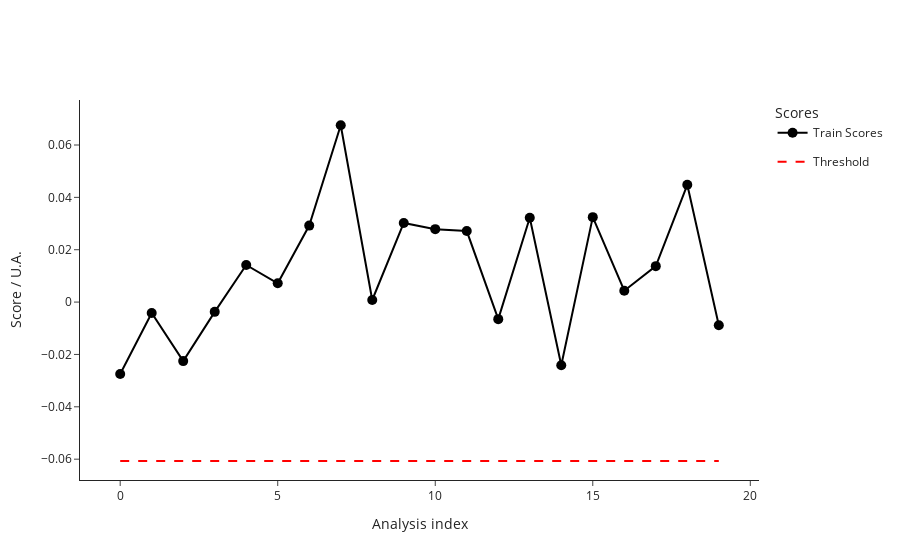

Source (notebook cell):
### Code cell
from src.StreamPort.machine_learning.methods import MachineLearningMethodIsolationForestSklearn

iforest = MachineLearningMethodIsolationForestSklearn()
iforest_parameters = iforest.parameters
print("Isolation Forest parameters: ", iforest_parameters)
parameters.update(iforest_parameters)

ml_ana = iforest.run(ml_ana)
ml_ana.train()
fig_train_scores = ml_ana.plot_scores()
fig_train_scores.show()

### Figure 1 — Plotly figure (JSON) as saved in the notebook; plotly's stock layout.template omitted (floating-point values rounded to 4 significant figures)
{"data": [{"hovertemplate": ["<b>index: </b>18<br><b>name: </b>210812_Pac--005<br><b>path: </b>C:/Users/Sandeep/Desktop/ExtractedSignals\\210812_Pac 2021-08-12 10-30-07\\210812_Pac--005.D<br><b>batch: </b>210812_Pac 2021-08-12 10-30-07<br><b>batch_position: </b>5<br><b>idle_time: </b>39.0<br><b>sample: </b>NaCl 0,9%<br><b>method: </b>SAA_411_Pac.M<br><b>timestamp: </b>2021-08-12 10:50:23<br><b>detector: </b>G1315C<br><b>pump: </b>G7110B<br><b>start_time: </b>2021-08-12 10:50:57<br><b>end_time: </b>2021-08-12 10:54:57<br><b>runtime: </b>239.7000000000036", "<b>index: </b>19<br><b>name: </b>210812_Pac--006<br><b>path: </b>C:/Users/Sandeep/Desktop/ExtractedSignals\\210812_Pac 2021-08-12 10-30-07\\210812_Pac--006.D<br><b>batch: </b>210812_Pac 2021-08-12 10-30-07<br><b>batch_position: </b>6<br><b>idle_time: </b>39.0<br><b>sample: </b>Blank<br><b>method: </b>SAA_411_Pac.M<br><b>timestamp: </b>2021-08-12 10:55:02<br><b>detector: </b>G1315C<br><b>pump: </b>G7110B<br><b>start_time: </b>2021-08-12 10:55:36<br><b>end_time: </b>2021-08-12 10:59:36<br><b>runtime: </b>239.7000000000036", "<b>index: </b>20<br><b>name: </b>210812_Pac--007<br><b>path: </b>C:/Users/Sandeep/Desktop/ExtractedSignals\\210812_Pac 2021-08-12 10-30-07\\210812_Pac--007.D<br><b>batch: </b>210812_Pac 2021-08-12 10-30-07<br><b>batch_position: </b>7<br><b>idle_time: </b>39.0<br><b>sample: </b>0.025 mg/ml<br><b>method: </b>SAA_411_Pac.M<br><b>timestamp: </b>2021-08-12 10:59:41<br><b>detector: </b>G1315C<br><b>pump: </b>G7110B<br><b>start_time: </b>2021-08-12 11:00:15<br><b>end_time: </b>2021-08-12 11:04:15<br><b>runtime: </b>239.7000000000036", "<b>index: </b>21<br><b>name: </b>210812_Pac--008<br><b>path: </b>C:/Users/Sandeep/Desktop/ExtractedSignals\\210812_Pac 2021-08-12 10-30-07\\210812_Pac--008.D<br><b>batch: </b>210812_Pac 2021-08-12 10-30-07<br><b>batch_position: </b>8<br><b>idle_time: </b>39.0<br><b>sample: </b>Blank<br><b>method: </b>SAA_411_Pac.M<br><b>timestamp: </b>2021-08-12 11:04:20<br><b>detector: </b>G1315C<br><b>pump: </b>G7110B<br><b>start_time: </b>2021-08-12 11:04:54<br><b>end_time: </b>2021-08-12 11:08:54<br><b>runtime: </b>239.7000000000036", "<b>index: </b>22<br><b>name: </b>210812_Pac--009<br><b>path: </b>C:/Users/Sandeep/Desktop/ExtractedSignals\\210812_Pac 2021-08-12 10-30-07\\210812_Pac--009.D<br><b>batch: </b>210812_Pac 2021-08-12 10-30-07<br><b>batch_position: </b>9<br><b>idle_time: </b>38.0<br><b>sample: </b>210806/036 :10<br><b>method: </b>SAA_411_Pac.M<br><b>timestamp: </b>2021-08-12 11:08:59<br><b>detector: </b>G1315C<br><b>pump: </b>G7110B<br><b>start_time: </b>2021-08-12 11:09:32<br><b>end_time: </b>2021-08-12 11:13:32<br><b>runtime: </b>239.7000000000036", "<b>index: </b>23<br><b>name: </b>210812_Pac--010<br><b>path: </b>C:/Users/Sandeep/Desktop/ExtractedSignals\\210812_Pac 2021-08-12 10-30-07\\210812_Pac--010.D<br><b>batch: </b>210812_Pac 2021-08-12 10-30-07<br><b>batch_position: </b>10<br><b>idle_time: </b>39.0<br><b>sample: </b>210806/036 :10<br><b>method: </b>SAA_411_Pac.M<br><b>timestamp: </b>2021-08-12 11:13:37<br><b>detector: </b>G7110B<br><b>pump: </b>G7110B<br><b>start_time: </b>2021-08-12 11:14:11<br><b>end_time: </b>2021-08-12 11:18:11<br><b>runtime: </b>239.7000000000036", "<b>index: </b>24<br><b>name: </b>210812_Pac--011<br><b>path: </b>C:/Users/Sandeep/Desktop/ExtractedSignals\\210812_Pac 2021-08-12 10-30-07\\210812_Pac--011.D<br><b>batch: </b>210812_Pac 2021-08-12 10-30-07<br><b>batch_position: </b>11<br><b>idle_time: </b>39.0<br><b>sample: </b>210806/036 :10<br><b>method: </b>SAA_411_Pac.M<br><b>timestamp: </b>2021-08-12 11:18:16<br><b>detector: </b>G7110B<br><b>pump: </b>G7110B<br><b>start_time: </b>2021-08-12 11:18:50<br><b>end_time: </b>2021-08-12 11:22:50<br><b>runtime: </b>239.7000000000036", "<b>index: </b>25<br><b>name: </b>210812_Pac--012<br><b>path: </b>C:/Users/Sandeep/Desktop/ExtractedSignals\\210812_Pac 2021-08-12 10-30-07\\210812_Pac--012.D<br><b>batch: </b>210812_Pac 2021-08-12 10-30-07<br><b>batch_position: </b>12<br><b>idle_time: </b>39.0<br><b>sample: </b>Blank<br><b>method: </b>SAA_411_Pac.M<br><b>timestamp: </b>2021-08-12 11:22:55<br><b>detector: </b>G1315C<br><b>pump: </b>G7110B<br><b>start_time: </b>2021-08-12 11:23:29<br><b>end_time: </b>2021-08-12 11:27:29<br><b>runtime: </b>239.7000000000036", "<b>index: </b>26<br><b>name: </b>210812_Pac--013<br><b>path: </b>C:/Users/Sandeep/Desktop/ExtractedSignals\\210812_Pac 2021-08-12 10-30-07\\210812_Pac--013.D<br><b>batch: </b>210812_Pac 2021-08-12 10-30-07<br><b>batch_position: </b>13<br><b>idle_time: </b>39.0<br><b>sample: </b>0.025 mg/ml<br><b>method: </b>SAA_411_Pac.M<br><b>timestamp: </b>2021-08-12 11:27:34<br><b>detector: </b>G1315C<br><b>pump: </b>G7110B<br><b>start_time: </b>2021-08-12 11:28:08<br><b>end_time: </b>2021-08-12 11:32:08<br><b>runtime: </b>239.7000000000036", "<b>index: </b>27<br><b>name: </b>210812_Pac--014<br><b>path: </b>C:/Users/Sandeep/Desktop/ExtractedSignals\\210812_Pac 2021-08-12 10-30-07\\210812_Pac--014.D<br><b>batch: </b>210812_Pac 2021-08-12 10-30-07<br><b>batch_position: </b>14<br><b>idle_time: </b>38.0<br><b>sample: </b>Blank<br><b>method: </b>SAA_411_Pac.M<br><b>timestamp: </b>2021-08-12 11:32:13<br><b>detector: </b>G7110B<br><b>pump: </b>G7110B<br><b>start_time: </b>2021-08-12 11:32:46<br><b>end_time: </b>2021-08-12 11:36:47<br><b>runtime: </b>239.7000000000036", "<b>index: </b>51<br><b>name: </b>210813_Pac--005<br><b>path: </b>C:/Users/Sandeep/Desktop/ExtractedSignals\\210813_Pac 2021-08-13 10-37-27\\210813_Pac--005.D<br><b>batch: </b>210813_Pac 2021-08-13 10-37-27<br><b>batch_position: </b>5<br><b>idle_time: </b>39.0<br><b>sample: </b>NaCl 0,9%<br><b>method: </b>SAA_411_Pac.M<br><b>timestamp: </b>2021-08-13 10:57:52<br><b>detector: </b>G7110B<br><b>pump: </b>G7110B<br><b>start_time: </b>2021-08-13 10:58:26<br><b>end_time: </b>2021-08-13 11:02:27<br><b>runtime: </b>239.7000000000036", "<b>index: </b>52<br><b>name: </b>210813_Pac--006<br><b>path: </b>C:/Users/Sandeep/Desktop/ExtractedSignals\\210813_Pac 2021-08-13 10-37-27\\210813_Pac--006.D<br><b>batch: </b>210813_Pac 2021-08-13 10-37-27<br><b>batch_position: </b>6<br><b>idle_time: </b>38.0<br><b>sample: </b>Blank<br><b>method: </b>SAA_411_Pac.M<br><b>timestamp: </b>2021-08-13 11:02:31<br><b>detector: </b>G1315C<br><b>pump: </b>G7110B<br><b>start_time: </b>2021-08-13 11:03:05<br><b>end_time: </b>2021-08-13 11:07:06<br><b>runtime: </b>239.7000000000036", "<b>index: </b>53<br><b>name: </b>210813_Pac--007<br><b>path: </b>C:/Users/Sandeep/Desktop/ExtractedSignals\\210813_Pac 2021-08-13 10-37-27\\210813_Pac--007.D<br><b>batch: </b>210813_Pac 2021-08-13 10-37-27<br><b>batch_position: </b>7<br><b>idle_time: </b>38.0<br><b>sample: </b>0.025 mg/ml<br><b>method: </b>SAA_411_Pac.M<br><b>timestamp: </b>2021-08-13 11:07:10<br><b>detector: </b>G1315C<br><b>pump: </b>G7116B<br><b>start_time: </b>2021-08-13 11:07:44<br><b>end_time: </b>2021-08-13 11:11:45<br><b>runtime: </b>239.7000000000036", "<b>index: </b>54<br><b>name: </b>210813_Pac--008<br><b>path: </b>C:/Users/Sandeep/Desktop/ExtractedSignals\\210813_Pac 2021-08-13 10-37-27\\210813_Pac--008.D<br><b>batch: </b>210813_Pac 2021-08-13 10-37-27<br><b>batch_position: </b>8<br><b>idle_time: </b>38.0<br><b>sample: </b>Blank<br><b>method: </b>SAA_411_Pac.M<br><b>timestamp: </b>2021-08-13 11:11:49<br><b>detector: </b>G1315C<br><b>pump: </b>G7110B<br><b>start_time: </b>2021-08-13 11:12:23<br><b>end_time: </b>2021-08-13 11:16:23<br><b>runtime: </b>239.7000000000036", "<b>index: </b>55<br><b>name: </b>210813_Pac--009<br><b>path: </b>C:/Users/Sandeep/Desktop/ExtractedSignals\\210813_Pac 2021-08-13 10-37-27\\210813_Pac--009.D<br><b>batch: </b>210813_Pac 2021-08-13 10-37-27<br><b>batch_position: </b>9<br><b>idle_time: </b>39.0<br><b>sample: </b>210812/004 :20<br><b>method: </b>SAA_411_Pac.M<br><b>timestamp: </b>2021-08-13 11:16:28<br><b>detector: </b>G1315C<br><b>pump: </b>G7110B<br><b>start_time: </b>2021-08-13 11:17:02<br><b>end_time: </b>2021-08-13 11:21:03<br><b>runtime: </b>239.7000000000036", "<b>index: </b>56<br><b>name: </b>210813_Pac--010<br><b>path: </b>C:/Users/Sandeep/Desktop/ExtractedSignals\\210813_Pac 2021-08-13 10-37-27\\210813_Pac--010.D<br><b>batch: </b>210813_Pac 2021-08-13 10-37-27<br><b>batch_position: </b>10<br><b>idle_time: </b>38.0<br><b>sample: </b>210812/004 :20<br><b>method: </b>SAA_411_Pac.M<br><b>timestamp: </b>2021-08-13 11:21:08<br><b>detector: </b>G1315C<br><b>pump: </b>G7110B<br><b>start_time: </b>2021-08-13 11:21:41<br><b>end_time: </b>2021-08-13 11:25:42<br><b>runtime: </b>239.7000000000036", "<b>index: </b>57<br><b>name: </b>210813_Pac--011<br><b>path: </b>C:/Users/Sandeep/Desktop/ExtractedSignals\\210813_Pac 2021-08-13 10-37-27\\210813_Pac--011.D<br><b>batch: </b>210813_Pac 2021-08-13 10-37-27<br><b>batch_position: </b>11<br><b>idle_time: </b>39.0<br><b>sample: </b>210812/004 :20<br><b>method: </b>SAA_411_Pac.M<br><b>timestamp: </b>2021-08-13 11:25:46<br><b>detector: </b>G1315C<br><b>pump: </b>G7110B<br><b>start_time: </b>2021-08-13 11:26:21<br><b>end_time: </b>2021-08-13 11:30:21<br><b>runtime: </b>239.7000000000036", "<b>index: </b>58<br><b>name: </b>210813_Pac--012<br><b>path: </b>C:/Users/Sandeep/Desktop/ExtractedSignals\\210813_Pac 2021-08-13 10-37-27\\210813_Pac--012.D<br><b>batch: </b>210813_Pac 2021-08-13 10-37-27<br><b>batch_position: </b>12<br><b>idle_time: </b>38.0<br><b>sample: </b>Blank<br><b>method: </b>SAA_411_Pac.M<br><b>timestamp: </b>2021-08-13 11:30:26<br><b>detector: </b>G1315C<br><b>pump: </b>G7110B<br><b>start_time: </b>2021-08-13 11:30:59<br><b>end_time: </b>2021-08-13 11:34:59<br><b>runtime: </b>239.7000000000036", "<b>index: </b>59<br><b>name: </b>210813_Pac--013<br><b>path: </b>C:/Users/Sandeep/Desktop/ExtractedSignals\\210813_Pac 2021-08-13 10-37-27\\210813_Pac--013.D<br><b>batch: </b>210813_Pac 2021-08-13 10-37-27<br><b>batch_position: </b>13<br><b>idle_time: </b>39.0<br><b>sample: </b>0.025 mg/ml<br><b>method: </b>SAA_411_Pac.M<br><b>timestamp: </b>2021-08-13 11:35:04<br><b>detector: </b>G1315C<br><b>pump: </b>G7110B<br><b>start_time: </b>2021-08-13 11:35:38<br><b>end_time: </b>2021-08-13 11:39:38<br><b>runtime: </b>239.7000000000036", "<b>index: </b>60<br><b>name: </b>210813_Pac--014<br><b>path: </b>C:/Users/Sandeep/Desktop/ExtractedSignals\\210813_Pac 2021-08-13 10-37-27\\210813_Pac--014.D<br><b>batch: </b>210813_Pac 2021-08-13 10-37-27<br><b>batch_position: </b>14<br><b>idle_time: </b>38.0<br><b>sample: </b>Blank<br><b>method: </b>SAA_411_Pac.M<br><b>timestamp: </b>2021-08-13 11:39:43<br><b>detector: </b>G1315C<br><b>pump: </b>G7110B<br><b>start_time: </b>2021-08-13 11:40:16<br><b>end_time: </b>2021-08-13 11:44:17<br><b>runtime: </b>239.7000000000036"], "legendgroup": "Train", "line": {"color": "black"}, "marker": {"color": "black", "size": 10}, "mode": "lines+markers", "name": "Train Scores", "text": ["<b>index: </b>18<br><b>name: </b>210812_Pac--005<br><b>path: </b>C:/Users/Sandeep/Desktop/ExtractedSignals\\210812_Pac 2021-08-12 10-30-07\\210812_Pac--005.D<br><b>batch: </b>210812_Pac 2021-08-12 10-30-07<br><b>batch_position: </b>5<br><b>idle_time: </b>39.0<br><b>sample: </b>NaCl 0,9%<br><b>method: </b>SAA_411_Pac.M<br><b>timestamp: </b>2021-08-12 10:50:23<br><b>detector: </b>G1315C<br><b>pump: </b>G7110B<br><b>start_time: </b>2021-08-12 10:50:57<br><b>end_time: </b>2021-08-12 10:54:57<br><b>runtime: </b>239.7000000000036", "<b>index: </b>19<br><b>name: </b>210812_Pac--006<br><b>path: </b>C:/Users/Sandeep/Desktop/ExtractedSignals\\210812_Pac 2021-08-12 10-30-07\\210812_Pac--006.D<br><b>batch: </b>210812_Pac 2021-08-12 10-30-07<br><b>batch_position: </b>6<br><b>idle_time: </b>39.0<br><b>sample: </b>Blank<br><b>method: </b>SAA_411_Pac.M<br><b>timestamp: </b>2021-08-12 10:55:02<br><b>detector: </b>G1315C<br><b>pump: </b>G7110B<br><b>start_time: </b>2021-08-12 10:55:36<br><b>end_time: </b>2021-08-12 10:59:36<br><b>runtime: </b>239.7000000000036", "<b>index: </b>20<br><b>name: </b>210812_Pac--007<br><b>path: </b>C:/Users/Sandeep/Desktop/ExtractedSignals\\210812_Pac 2021-08-12 10-30-07\\210812_Pac--007.D<br><b>batch: </b>210812_Pac 2021-08-12 10-30-07<br><b>batch_position: </b>7<br><b>idle_time: </b>39.0<br><b>sample: </b>0.025 mg/ml<br><b>method: </b>SAA_411_Pac.M<br><b>timestamp: </b>2021-08-12 10:59:41<br><b>detector: </b>G1315C<br><b>pump: </b>G7110B<br><b>start_time: </b>2021-08-12 11:00:15<br><b>end_time: </b>2021-08-12 11:04:15<br><b>runtime: </b>239.7000000000036", "<b>index: </b>21<br><b>name: </b>210812_Pac--008<br><b>path: </b>C:/Users/Sandeep/Desktop/ExtractedSignals\\210812_Pac 2021-08-12 10-30-07\\210812_Pac--008.D<br><b>batch: </b>210812_Pac 2021-08-12 10-30-07<br><b>batch_position: </b>8<br><b>idle_time: </b>39.0<br><b>sample: </b>Blank<br><b>method: </b>SAA_411_Pac.M<br><b>timestamp: </b>2021-08-12 11:04:20<br><b>detector: </b>G1315C<br><b>pump: </b>G7110B<br><b>start_time: </b>2021-08-12 11:04:54<br><b>end_time: </b>2021-08-12 11:08:54<br><b>runtime: </b>239.7000000000036", "<b>index: </b>22<br><b>name: </b>210812_Pac--009<br><b>path: </b>C:/Users/Sandeep/Desktop/ExtractedSignals\\210812_Pac 2021-08-12 10-30-07\\210812_Pac--009.D<br><b>batch: </b>210812_Pac 2021-08-12 10-30-07<br><b>batch_position: </b>9<br><b>idle_time: </b>38.0<br><b>sample: </b>210806/036 :10<br><b>method: </b>SAA_411_Pac.M<br><b>timestamp: </b>2021-08-12 11:08:59<br><b>detector: </b>G1315C<br><b>pump: </b>G7110B<br><b>start_time: </b>2021-08-12 11:09:32<br><b>end_time: </b>2021-08-12 11:13:32<br><b>runtime: </b>239.7000000000036", "<b>index: </b>23<br><b>name: </b>210812_Pac--010<br><b>path: </b>C:/Users/Sandeep/Desktop/ExtractedSignals\\210812_Pac 2021-08-12 10-30-07\\210812_Pac--010.D<br><b>batch: </b>210812_Pac 2021-08-12 10-30-07<br><b>batch_position: </b>10<br><b>idle_time: </b>39.0<br><b>sample: </b>210806/036 :10<br><b>method: </b>SAA_411_Pac.M<br><b>timestamp: </b>2021-08-12 11:13:37<br><b>detector: </b>G7110B<br><b>pump: </b>G7110B<br><b>start_time: </b>2021-08-12 11:14:11<br><b>end_time: </b>2021-08-12 11:18:11<br><b>runtime: </b>239.7000000000036", "<b>index: </b>24<br><b>name: </b>210812_Pac--011<br><b>path: </b>C:/Users/Sandeep/Desktop/ExtractedSignals\\210812_Pac 2021-08-12 10-30-07\\210812_Pac--011.D<br><b>batch: </b>210812_Pac 2021-08-12 10-30-07<br><b>batch_position: </b>11<br><b>idle_time: </b>39.0<br><b>sample: </b>210806/036 :10<br><b>method: </b>SAA_411_Pac.M<br><b>timestamp: </b>2021-08-12 11:18:16<br><b>detector: </b>G7110B<br><b>pump: </b>G7110B<br><b>start_time: </b>2021-08-12 11:18:50<br><b>end_time: </b>2021-08-12 11:22:50<br><b>runtime: </b>239.7000000000036", "<b>index: </b>25<br><b>name: </b>210812_Pac--012<br><b>path: </b>C:/Users/Sandeep/Desktop/ExtractedSignals\\210812_Pac 2021-08-12 10-30-07\\210812_Pac--012.D<br><b>batch: </b>210812_Pac 2021-08-12 10-30-07<br><b>batch_position: </b>12<br><b>idle_time: </b>39.0<br><b>sample: </b>Blank<br><b>method: </b>SAA_411_Pac.M<br><b>timestamp: </b>2021-08-12 11:22:55<br><b>detector: </b>G1315C<br><b>pump: </b>G7110B<br><b>start_time: </b>2021-08-12 11:23:29<br><b>end_time: </b>2021-08-12 11:27:29<br><b>runtime: </b>239.7000000000036", "<b>index: </b>26<br><b>name: </b>210812_Pac--013<br><b>path: </b>C:/Users/Sandeep/Desktop/ExtractedSignals\\210812_Pac 2021-08-12 10-30-07\\210812_Pac--013.D<br><b>batch: </b>210812_Pac 2021-08-12 10-30-07<br><b>batch_position: </b>13<br><b>idle_time: </b>39.0<br><b>sample: </b>0.025 mg/ml<br><b>method: </b>SAA_411_Pac.M<br><b>timestamp: </b>2021-08-12 11:27:34<br><b>detector: </b>G1315C<br><b>pump: </b>G7110B<br><b>start_time: </b>2021-08-12 11:28:08<br><b>end_time: </b>2021-08-12 11:32:08<br><b>runtime: </b>239.7000000000036", "<b>index: </b>27<br><b>name: </b>210812_Pac--014<br><b>path: </b>C:/Users/Sandeep/Desktop/ExtractedSignals\\210812_Pac 2021-08-12 10-30-07\\210812_Pac--014.D<br><b>batch: </b>210812_Pac 2021-08-12 10-30-07<br><b>batch_position: </b>14<br><b>idle_time: </b>38.0<br><b>sample: </b>Blank<br><b>method: </b>SAA_411_Pac.M<br><b>timestamp: </b>2021-08-12 11:32:13<br><b>detector: </b>G7110B<br><b>pump: </b>G7110B<br><b>start_time: </b>2021-08-12 11:32:46<br><b>end_time: </b>2021-08-12 11:36:47<br><b>runtime: </b>239.7000000000036", "<b>index: </b>51<br><b>name: </b>210813_Pac--005<br><b>path: </b>C:/Users/Sandeep/Desktop/ExtractedSignals\\210813_Pac 2021-08-13 10-37-27\\210813_Pac--005.D<br><b>batch: </b>210813_Pac 2021-08-13 10-37-27<br><b>batch_position: </b>5<br><b>idle_time: </b>39.0<br><b>sample: </b>NaCl 0,9%<br><b>method: </b>SAA_411_Pac.M<br><b>timestamp: </b>2021-08-13 10:57:52<br><b>detector: </b>G7110B<br><b>pump: </b>G7110B<br><b>start_time: </b>2021-08-13 10:58:26<br><b>end_time: </b>2021-08-13 11:02:27<br><b>runtime: </b>239.7000000000036", "<b>index: </b>52<br><b>name: </b>210813_Pac--006<br><b>path: </b>C:/Users/Sandeep/Desktop/ExtractedSignals\\210813_Pac 2021-08-13 10-37-27\\210813_Pac--006.D<br><b>batch: </b>210813_Pac 2021-08-13 10-37-27<br><b>batch_position: </b>6<br><b>idle_time: </b>38.0<br><b>sample: </b>Blank<br><b>method: </b>SAA_411_Pac.M<br><b>timestamp: </b>2021-08-13 11:02:31<br><b>detector: </b>G1315C<br><b>pump: </b>G7110B<br><b>start_time: </b>2021-08-13 11:03:05<br><b>end_time: </b>2021-08-13 11:07:06<br><b>runtime: </b>239.7000000000036", "<b>index: </b>53<br><b>name: </b>210813_Pac--007<br><b>path: </b>C:/Users/Sandeep/Desktop/ExtractedSignals\\210813_Pac 2021-08-13 10-37-27\\210813_Pac--007.D<br><b>batch: </b>210813_Pac 2021-08-13 10-37-27<br><b>batch_position: </b>7<br><b>idle_time: </b>38.0<br><b>sample: </b>0.025 mg/ml<br><b>method: </b>SAA_411_Pac.M<br><b>timestamp: </b>2021-08-13 11:07:10<br><b>detector: </b>G1315C<br><b>pump: </b>G7116B<br><b>start_time: </b>2021-08-13 11:07:44<br><b>end_time: </b>2021-08-13 11:11:45<br><b>runtime: </b>239.7000000000036", "<b>index: </b>54<br><b>name: </b>210813_Pac--008<br><b>path: </b>C:/Users/Sandeep/Desktop/ExtractedSignals\\210813_Pac 2021-08-13 10-37-27\\210813_Pac--008.D<br><b>batch: </b>210813_Pac 2021-08-13 10-37-27<br><b>batch_position: </b>8<br><b>idle_time: </b>38.0<br><b>sample: </b>Blank<br><b>method: </b>SAA_411_Pac.M<br><b>timestamp: </b>2021-08-13 11:11:49<br><b>detector: </b>G1315C<br><b>pump: </b>G7110B<br><b>start_time: </b>2021-08-13 11:12:23<br><b>end_time: </b>2021-08-13 11:16:23<br><b>runtime: </b>239.7000000000036", "<b>index: </b>55<br><b>name: </b>210813_Pac--009<br><b>path: </b>C:/Users/Sandeep/Desktop/ExtractedSignals\\210813_Pac 2021-08-13 10-37-27\\210813_Pac--009.D<br><b>batch: </b>210813_Pac 2021-08-13 10-37-27<br><b>batch_position: </b>9<br><b>idle_time: </b>39.0<br><b>sample: </b>210812/004 :20<br><b>method: </b>SAA_411_Pac.M<br><b>timestamp: </b>2021-08-13 11:16:28<br><b>detector: </b>G1315C<br><b>pump: </b>G7110B<br><b>start_time: </b>2021-08-13 11:17:02<br><b>end_time: </b>2021-08-13 11:21:03<br><b>runtime: </b>239.7000000000036", "<b>index: </b>56<br><b>name: </b>210813_Pac--010<br><b>path: </b>C:/Users/Sandeep/Desktop/ExtractedSignals\\210813_Pac 2021-08-13 10-37-27\\210813_Pac--010.D<br><b>batch: </b>210813_Pac 2021-08-13 10-37-27<br><b>batch_position: </b>10<br><b>idle_time: </b>38.0<br><b>sample: </b>210812/004 :20<br><b>method: </b>SAA_411_Pac.M<br><b>timestamp: </b>2021-08-13 11:21:08<br><b>detector: </b>G1315C<br><b>pump: </b>G7110B<br><b>start_time: </b>2021-08-13 11:21:41<br><b>end_time: </b>2021-08-13 11:25:42<br><b>runtime: </b>239.7000000000036", "<b>index: </b>57<br><b>name: </b>210813_Pac--011<br><b>path: </b>C:/Users/Sandeep/Desktop/ExtractedSignals\\210813_Pac 2021-08-13 10-37-27\\210813_Pac--011.D<br><b>batch: </b>210813_Pac 2021-08-13 10-37-27<br><b>batch_position: </b>11<br><b>idle_time: </b>39.0<br><b>sample: </b>210812/004 :20<br><b>method: </b>SAA_411_Pac.M<br><b>timestamp: </b>2021-08-13 11:25:46<br><b>detector: </b>G1315C<br><b>pump: </b>G7110B<br><b>start_time: </b>2021-08-13 11:26:21<br><b>end_time: </b>2021-08-13 11:30:21<br><b>runtime: </b>239.7000000000036", "<b>index: </b>58<br><b>name: </b>210813_Pac--012<br><b>path: </b>C:/Users/Sandeep/Desktop/ExtractedSignals\\210813_Pac 2021-08-13 10-37-27\\210813_Pac--012.D<br><b>batch: </b>210813_Pac 2021-08-13 10-37-27<br><b>batch_position: </b>12<br><b>idle_time: </b>38.0<br><b>sample: </b>Blank<br><b>method: </b>SAA_411_Pac.M<br><b>timestamp: </b>2021-08-13 11:30:26<br><b>detector: </b>G1315C<br><b>pump: </b>G7110B<br><b>start_time: </b>2021-08-13 11:30:59<br><b>end_time: </b>2021-08-13 11:34:59<br><b>runtime: </b>239.7000000000036", "<b>index: </b>59<br><b>name: </b>210813_Pac--013<br><b>path: </b>C:/Users/Sandeep/Desktop/ExtractedSignals\\210813_Pac 2021-08-13 10-37-27\\210813_Pac--013.D<br><b>batch: </b>210813_Pac 2021-08-13 10-37-27<br><b>batch_position: </b>13<br><b>idle_time: </b>39.0<br><b>sample: </b>0.025 mg/ml<br><b>method: </b>SAA_411_Pac.M<br><b>timestamp: </b>2021-08-13 11:35:04<br><b>detector: </b>G1315C<br><b>pump: </b>G7110B<br><b>start_time: </b>2021-08-13 11:35:38<br><b>end_time: </b>2021-08-13 11:39:38<br><b>runtime: </b>239.7000000000036", "<b>index: </b>60<br><b>name: </b>210813_Pac--014<br><b>path: </b>C:/Users/Sandeep/Desktop/ExtractedSignals\\210813_Pac 2021-08-13 10-37-27\\210813_Pac--014.D<br><b>batch: </b>210813_Pac 2021-08-13 10-37-27<br><b>batch_position: </b>14<br><b>idle_time: </b>38.0<br><b>sample: </b>Blank<br><b>method: </b>SAA_411_Pac.M<br><b>timestamp: </b>2021-08-13 11:39:43<br><b>detector: </b>G1315C<br><b>pump: </b>G7110B<br><b>start_time: </b>2021-08-13 11:40:16<br><b>end_time: </b>2021-08-13 11:44:17<br><b>runtime: </b>239.7000000000036"], "type": "scatter", "x": [0, 1, 2, 3, 4, 5, 6, 7, 8, 9, 10, 11, 12, 13, 14, 15, 16, 17, 18, 19], "y": [-0.02744, -0.004161, -0.02254, -0.003733, 0.01418, 0.007194, 0.02922, 0.06755, 0.0007999, 0.03024, 0.02786, 0.02713, -0.006513, 0.03222, -0.02414, 0.03245, 0.004332, 0.01373, 0.04481, -0.008839]}, {"legendgroup": "Threshold", "line": {"color": "red", "dash": "dash"}, "mode": "lines", "name": "Threshold", "type": "scatter", "x": [0, 19], "y": [-0.0607, -0.0607]}], "layout": {"legend": {"title": {"text": "Scores"}}, "xaxis": {"title": {"text": "Analysis index"}}, "yaxis": {"title": {"text": "Score / U.A."}}}}
